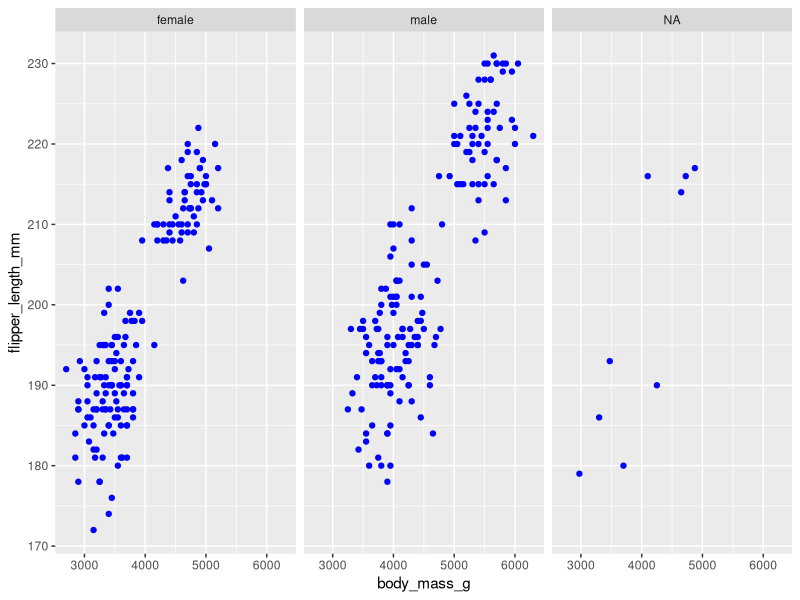

This chart was generated by the following R code:
## ---- chunk 1
knitr::opts_chunk$set(echo = TRUE)
library(tidyverse)
library(palmerpenguins)
## ---- chunk 2
ggplot(data = penguins, aes(x = body_mass_g, y = flipper_length_mm)) +
  geom_point(colour = "blue") + 
  facet_wrap(~sex)
## ---- chunk 3
adelie <- penguins %>%
  filter(species == 'Adelie')
